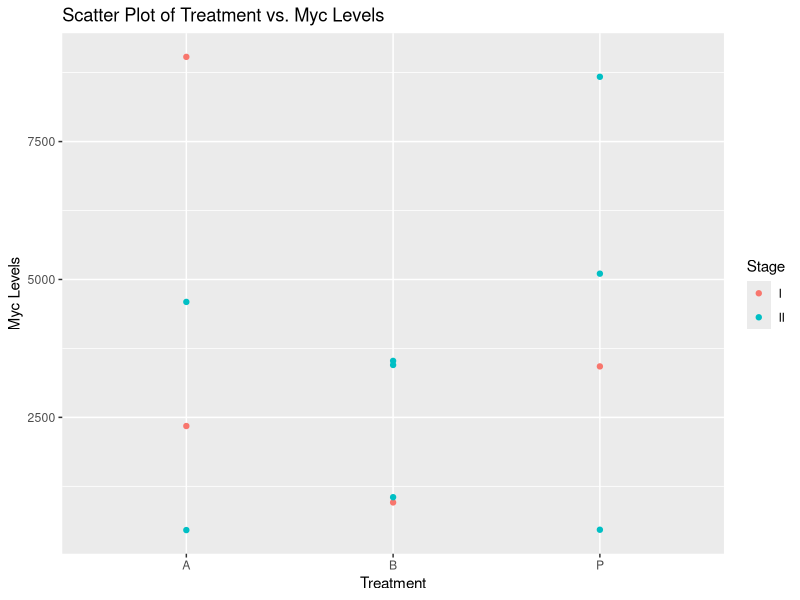

The R source for this figure:
# Create vectors/factors for each column
sample_names <- paste("sample", 1:12, sep="")
sex <- c("M", "F", "M", "F", "M", "F", "M", "F", "M", "F", "M", "F")
stage <- c("I", "II", "II", "I", "II", "II", "I", "II", "II", "I", "II", "II")
treatment <- rep(c("A", "B", "P"), each = 4)
myc <- c(2343, 457, 4593, 9035, 3450, 3524, 958, 1053, 8674, 3424, 463, 5105)

# Combine vectors into a dataframe
meta <- data.frame(sample_names, sex, stage, treatment, myc)

# Assign row names using rownames() function
rownames(meta) <- meta$sample_names

# Remove the sample_names column (optional)
meta$sample_names <- NULL

# Print the resulting metadata dataframe
print(meta)


# Install and load ggplot2 package (if not already installed)
if (!requireNamespace("ggplot2", quietly = TRUE)) {
  install.packages("ggplot2")
}
library(ggplot2)


# Create a scatter plot using ggplot2
ggplot(meta, aes(x = treatment, y = myc, color = stage)) +
  geom_point() +
  labs(title = "Scatter Plot of Treatment vs. Myc Levels",
       x = "Treatment", y = "Myc Levels",
       color = "Stage")



# Load the dplyr package
library(dplyr)


# Return only the treatment and sex columns using []
treatment_sex <- meta[, c("treatment", "sex")]

# Return the treatment values for samples 5, 7, 9, and 10 using []
treatment_samples <- meta[c(5, 7, 9, 10), "treatment"]

# Use subset() to return all data for those samples receiving treatment P
treatment_P <- subset(meta, treatment == "P")

# Use filter()/select() to return only the stage and treatment columns for those samples with myc > 5000
stage_treatment_myc_above_5000 <- meta %>%
  filter(myc > 5000) %>%
  select(stage, treatment)

# Remove the treatment column from the dataset using []
meta_no_treatment <- meta[, -which(names(meta) == "treatment")]

# Remove samples 7, 8, and 9 from the dataset using []
meta_removed_samples <- meta[-c(7, 8, 9), ]

# Keep only samples 1-6 using []
meta_samples_1_to_6 <- meta[1:6, ]

# Add a column called pre_treatment to the beginning of the dataframe with the values T, F, F, F, T, T, F, T, F, F, T, T
pre_treatment <- c("T", "F", "F", "F", "T", "T", "F", "T", "F", "F", "T", "T")
meta_with_pre_treatment <- cbind(pre_treatment, meta)

# Change the names of the columns to: "A", "B", "C", "D"
colnames(meta_with_pre_treatment) <- c("A", "B", "C", "D")

# Print the resulting dataframes
print(treatment_sex)
print(treatment_samples)
print(treatment_P)
print(stage_treatment_myc_above_5000)
print(meta_no_treatment)
print(meta_removed_samples)
print(meta_samples_1_to_6)
print(meta_with_pre_treatment)



